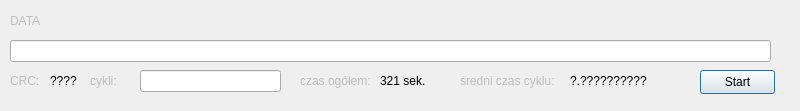
<?xml version="1.0" encoding="UTF-8"?>
<ui version="4.0">
 <class>Dialog</class>
 <widget class="QDialog" name="Dialog">
  <property name="geometry">
   <rect>
    <x>0</x>
    <y>0</y>
    <width>800</width>
    <height>111</height>
   </rect>
  </property>
  <property name="windowTitle">
   <string>Dialog</string>
  </property>
  <widget class="QLabel" name="label">
   <property name="enabled">
    <bool>false</bool>
   </property>
   <property name="geometry">
    <rect>
     <x>10</x>
     <y>10</y>
     <width>91</width>
     <height>21</height>
    </rect>
   </property>
   <property name="text">
    <string>DATA</string>
   </property>
  </widget>
  <widget class="QLineEdit" name="lineEdit">
   <property name="geometry">
    <rect>
     <x>10</x>
     <y>40</y>
     <width>761</width>
     <height>22</height>
    </rect>
   </property>
  </widget>
  <widget class="QLabel" name="label_2">
   <property name="enabled">
    <bool>false</bool>
   </property>
   <property name="geometry">
    <rect>
     <x>10</x>
     <y>70</y>
     <width>31</width>
     <height>21</height>
    </rect>
   </property>
   <property name="text">
    <string>CRC:</string>
   </property>
  </widget>
  <widget class="QLabel" name="label_3">
   <property name="geometry">
    <rect>
     <x>50</x>
     <y>70</y>
     <width>51</width>
     <height>21</height>
    </rect>
   </property>
   <property name="text">
    <string>????</string>
   </property>
  </widget>
  <widget class="QLabel" name="label_4">
   <property name="enabled">
    <bool>false</bool>
   </property>
   <property name="geometry">
    <rect>
     <x>90</x>
     <y>70</y>
     <width>51</width>
     <height>21</height>
    </rect>
   </property>
   <property name="text">
    <string>cykli:</string>
   </property>
  </widget>
  <widget class="QLineEdit" name="lineEdit_2">
   <property name="geometry">
    <rect>
     <x>140</x>
     <y>70</y>
     <width>141</width>
     <height>22</height>
    </rect>
   </property>
  </widget>
  <widget class="QLabel" name="label_5">
   <property name="enabled">
    <bool>false</bool>
   </property>
   <property name="geometry">
    <rect>
     <x>300</x>
     <y>70</y>
     <width>101</width>
     <height>21</height>
    </rect>
   </property>
   <property name="text">
    <string>czas ogółem:</string>
   </property>
  </widget>
  <widget class="QLabel" name="label_8">
   <property name="geometry">
    <rect>
     <x>380</x>
     <y>70</y>
     <width>61</width>
     <height>21</height>
    </rect>
   </property>
   <property name="text">
    <string>321 sek.</string>
   </property>
  </widget>
  <widget class="QLabel" name="label_7">
   <property name="enabled">
    <bool>false</bool>
   </property>
   <property name="geometry">
    <rect>
     <x>460</x>
     <y>70</y>
     <width>101</width>
     <height>21</height>
    </rect>
   </property>
   <property name="text">
    <string>średni czas cyklu:</string>
   </property>
  </widget>
  <widget class="QLabel" name="label_6">
   <property name="geometry">
    <rect>
     <x>570</x>
     <y>70</y>
     <width>101</width>
     <height>21</height>
    </rect>
   </property>
   <property name="text">
    <string>?.??????????</string>
   </property>
  </widget>
  <widget class="QPushButton" name="pushButton">
   <property name="geometry">
    <rect>
     <x>700</x>
     <y>70</y>
     <width>75</width>
     <height>24</height>
    </rect>
   </property>
   <property name="text">
    <string>Start</string>
   </property>
  </widget>
 </widget>
 <resources/>
 <connections/>
</ui>
